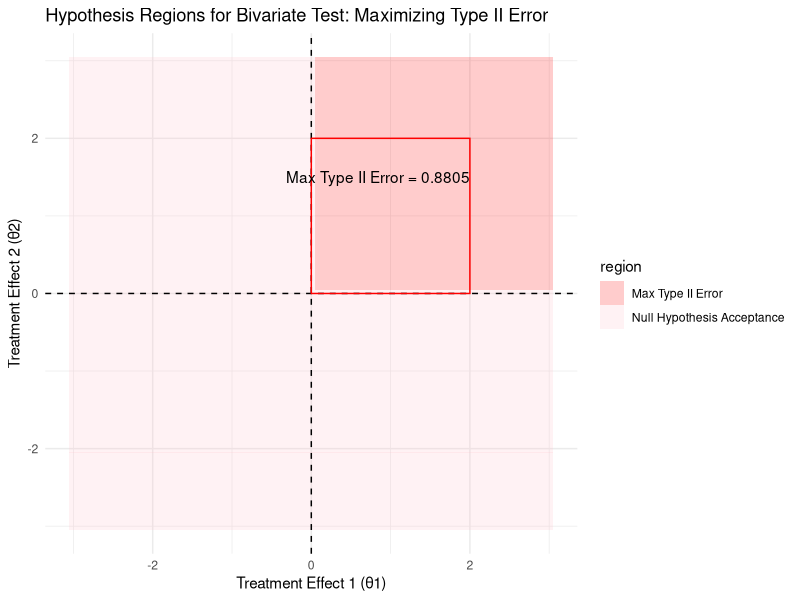

Write the R code that produced this figure.
library(ggplot2)

theta1 <- c(-3, 3)
theta2 <- c(-3, 3)

data <- expand.grid(theta1 = seq(-3, 3, by = 0.1), theta2 = seq(-3, 3, by = 0.1))

data$region <- ifelse(data$theta1 > 0 & data$theta2 > 0, "Max Type II Error", "Null Hypothesis Acceptance")

ggplot(data, aes(x = theta1, y = theta2)) +
  geom_tile(aes(fill = region), alpha = 0.2) +
  geom_vline(xintercept = 0, linetype = "dashed", color = "black") +
  geom_hline(yintercept = 0, linetype = "dashed", color = "black") +
  annotate("rect", xmin = 0, xmax = 2, ymin = 0, ymax = 2, color = "red", fill = NA, linetype = "solid") +
  annotate("text", x = 2, y = 1.5, label = "Max Type II Error = 0.8805", hjust = 1) +
  scale_fill_manual(values = c("Max Type II Error" = "red", "Null Hypothesis Acceptance" = "pink")) +
  labs(title = "Hypothesis Regions for Bivariate Test: Maximizing Type II Error",
       x = "Treatment Effect 1 (θ1)", 
       y = "Treatment Effect 2 (θ2)") +
  theme_minimal()
